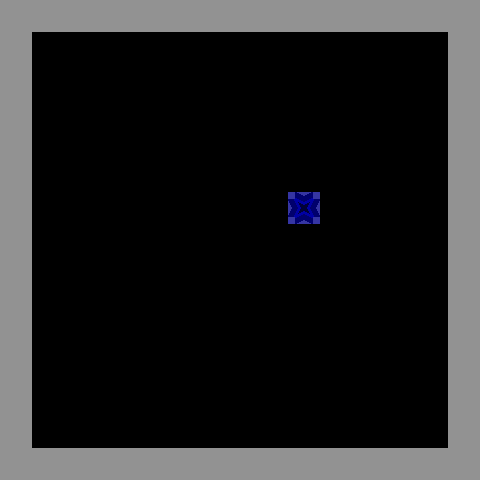

Tiled map render using the project's own tile images. Description and the whole map definition, tile-layer contents included, below:
An orthogonal 15x15 tile map with 32x32 px tiles, 2 tile layers (Tile Layer 1, collision), 2 tilesets and 1 object.

<map version="1.0" orientation="orthogonal" width="15" height="15" tilewidth="32" tileheight="32">
 <properties>
  <property name="tileset" value="res/tileset.png" />
 </properties>
 <tileset firstgid="1" name="main" tilewidth="32" tileheight="32">
  <image source="../tileset.png" width="640" height="480" />
 </tileset>
 <tileset firstgid="301" name="coll" tilewidth="32" tileheight="32">
  <image source="../zz_collision.png" width="128" height="512" />
 </tileset>
 <layer name="Tile Layer 1" width="15" height="15">
  <data encoding="csv">
2,2,2,2,2,2,2,2,2,2,2,2,2,2,2,
2,0,0,0,0,0,0,0,0,0,0,0,0,0,2,
2,0,0,0,0,0,0,0,0,0,0,0,0,0,2,
2,0,0,0,0,0,0,0,0,0,0,0,0,0,2,
2,0,0,0,0,0,0,0,0,0,0,0,0,0,2,
2,0,0,0,0,0,0,0,0,0,0,0,0,0,2,
2,0,0,0,0,0,0,0,0,3,0,0,0,0,2,
2,0,0,0,0,0,0,0,0,0,0,0,0,0,2,
2,0,0,0,0,0,0,0,0,0,0,0,0,0,2,
2,0,0,0,0,0,0,0,0,0,0,0,0,0,2,
2,0,0,0,0,0,0,0,0,0,0,0,0,0,2,
2,0,0,0,0,0,0,0,0,0,0,0,0,0,2,
2,0,0,0,0,0,0,0,0,0,0,0,0,0,2,
2,0,0,0,0,0,0,0,0,0,0,0,0,0,2,
2,2,2,2,2,2,2,2,2,2,2,2,2,2,2
</data>
 </layer>
 <layer name="collision" width="15" height="15" opacity="0.51">
  <data encoding="csv">
0,0,0,0,0,0,0,0,0,0,0,0,0,0,0,
0,0,0,0,0,0,0,0,0,0,0,0,0,0,0,
0,0,0,0,0,0,0,0,0,0,0,0,0,0,0,
0,0,0,0,0,0,0,0,0,0,0,0,0,0,0,
0,0,0,0,0,0,0,0,0,0,0,0,0,0,0,
0,0,0,0,0,0,0,0,0,0,0,0,0,0,0,
0,0,0,0,0,0,0,0,0,333,0,0,0,0,0,
0,0,0,0,0,0,0,0,0,0,0,0,0,0,0,
0,0,0,0,0,0,0,0,0,0,0,0,0,0,0,
0,0,0,0,0,0,0,0,0,0,0,0,0,0,0,
0,0,0,0,0,0,0,0,0,0,0,0,0,0,0,
0,0,0,0,0,0,0,0,0,0,0,0,0,0,0,
0,0,0,0,0,0,0,0,0,0,0,0,0,0,0,
0,0,0,0,0,0,0,0,0,0,0,0,0,0,0,
0,0,0,0,0,0,0,0,0,0,0,0,0,0,0
</data>
 </layer>
 <objectgroup name="Object Layer 1" width="15" height="15">
  <object x="224" y="256" width="32" height="32">
   <properties>
    <property name="NAME" value="Arne" />
    <property name="head" value="head" />
    <property name="sprite" value="res/testsprite.spr" />
   </properties>
  </object>
 </objectgroup>
</map>
